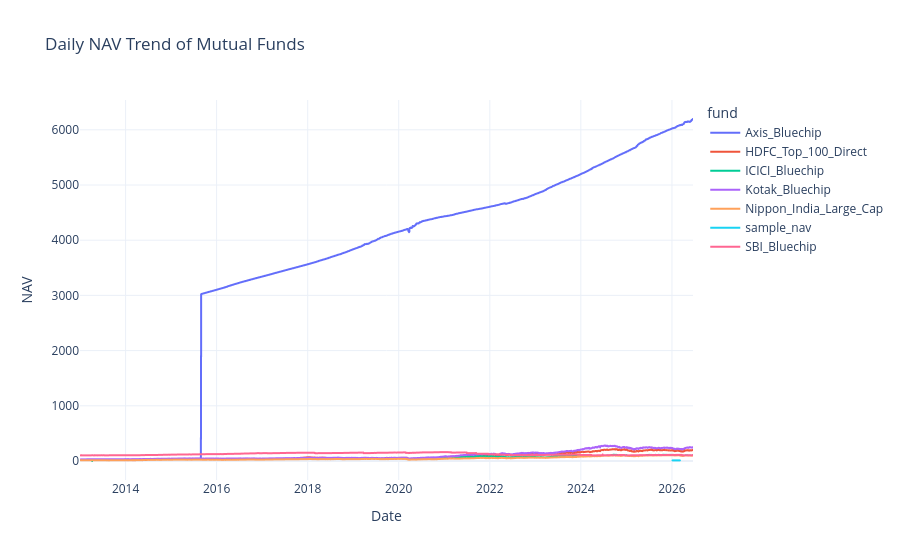

Notebook cell for this chart:
### Code cell
import plotly.express as px

fig = px.line(
    combined_df,
    x="date",
    y="nav",
    color="fund",
    title="Daily NAV Trend of Mutual Funds"
)

fig.update_layout(
    xaxis_title="Date",
    yaxis_title="NAV",
    template="plotly_white"
)

fig.show()

### Figure 1 — Plotly figure (JSON) as saved in the notebook; plotly's stock layout.template omitted (floating-point values rounded to 4 significant figures; data arrays with more than 128 entries replaced by an {"elided": "..."} marker saying what was removed)
{"data": [{"hovertemplate": "fund=Axis_Bluechip<br>date=%{x}<br>nav=%{y}<extra></extra>", "legendgroup": "Axis_Bluechip", "line": {"color": "#636efa", "dash": "solid"}, "marker": {"symbol": "circle"}, "mode": "lines", "name": "Axis_Bluechip", "showlegend": true, "type": "scattergl", "x": {"elided": "3579 str values"}, "xaxis": "x", "y": {"elided": "3579 float values"}, "yaxis": "y"}, {"hovertemplate": "fund=HDFC_Top_100_Direct<br>date=%{x}<br>nav=%{y}<extra></extra>", "legendgroup": "HDFC_Top_100_Direct", "line": {"color": "#EF553B", "dash": "solid"}, "marker": {"symbol": "circle"}, "mode": "lines", "name": "HDFC_Top_100_Direct", "showlegend": true, "type": "scattergl", "x": {"elided": "3105 str values"}, "xaxis": "x", "y": {"elided": "3105 float values"}, "yaxis": "y"}, {"hovertemplate": "fund=ICICI_Bluechip<br>date=%{x}<br>nav=%{y}<extra></extra>", "legendgroup": "ICICI_Bluechip", "line": {"color": "#00cc96", "dash": "solid"}, "marker": {"symbol": "circle"}, "mode": "lines", "name": "ICICI_Bluechip", "showlegend": true, "type": "scattergl", "x": {"elided": "3321 str values"}, "xaxis": "x", "y": {"elided": "3321 float values"}, "yaxis": "y"}, {"hovertemplate": "fund=Kotak_Bluechip<br>date=%{x}<br>nav=%{y}<extra></extra>", "legendgroup": "Kotak_Bluechip", "line": {"color": "#ab63fa", "dash": "solid"}, "marker": {"symbol": "circle"}, "mode": "lines", "name": "Kotak_Bluechip", "showlegend": true, "type": "scattergl", "x": {"elided": "3315 str values"}, "xaxis": "x", "y": {"elided": "3315 float values"}, "yaxis": "y"}, {"hovertemplate": "fund=Nippon_India_Large_Cap<br>date=%{x}<br>nav=%{y}<extra></extra>", "legendgroup": "Nippon_India_Large_Cap", "line": {"color": "#FFA15A", "dash": "solid"}, "marker": {"symbol": "circle"}, "mode": "lines", "name": "Nippon_India_Large_Cap", "showlegend": true, "type": "scattergl", "x": {"elided": "3312 str values"}, "xaxis": "x", "y": {"elided": "3312 float values"}, "yaxis": "y"}, {"hovertemplate": "fund=sample_nav<br>date=%{x}<br>nav=%{y}<extra></extra>", "legendgroup": "sample_nav", "line": {"color": "#19d3f3", "dash": "solid"}, "marker": {"symbol": "circle"}, "mode": "lines", "name": "sample_nav", "showlegend": true, "type": "scattergl", "x": ["2026-01-06T00:00:00.000000", "2026-02-06T00:00:00.000000", "2026-03-06T00:00:00.000000"], "xaxis": "x", "y": [10.5, 10.7, 10.8], "yaxis": "y"}, {"hovertemplate": "fund=SBI_Bluechip<br>date=%{x}<br>nav=%{y}<extra></extra>", "legendgroup": "SBI_Bluechip", "line": {"color": "#FF6692", "dash": "solid"}, "marker": {"symbol": "circle"}, "mode": "lines", "name": "SBI_Bluechip", "showlegend": true, "type": "scattergl", "x": {"elided": "3250 str values"}, "xaxis": "x", "y": {"elided": "3250 float values"}, "yaxis": "y"}], "layout": {"legend": {"title": {"text": "fund"}, "tracegroupgap": 0}, "title": {"text": "Daily NAV Trend of Mutual Funds"}, "xaxis": {"anchor": "y", "domain": [0, 1], "title": {"text": "Date"}}, "yaxis": {"anchor": "x", "domain": [0, 1], "title": {"text": "NAV"}}}}
